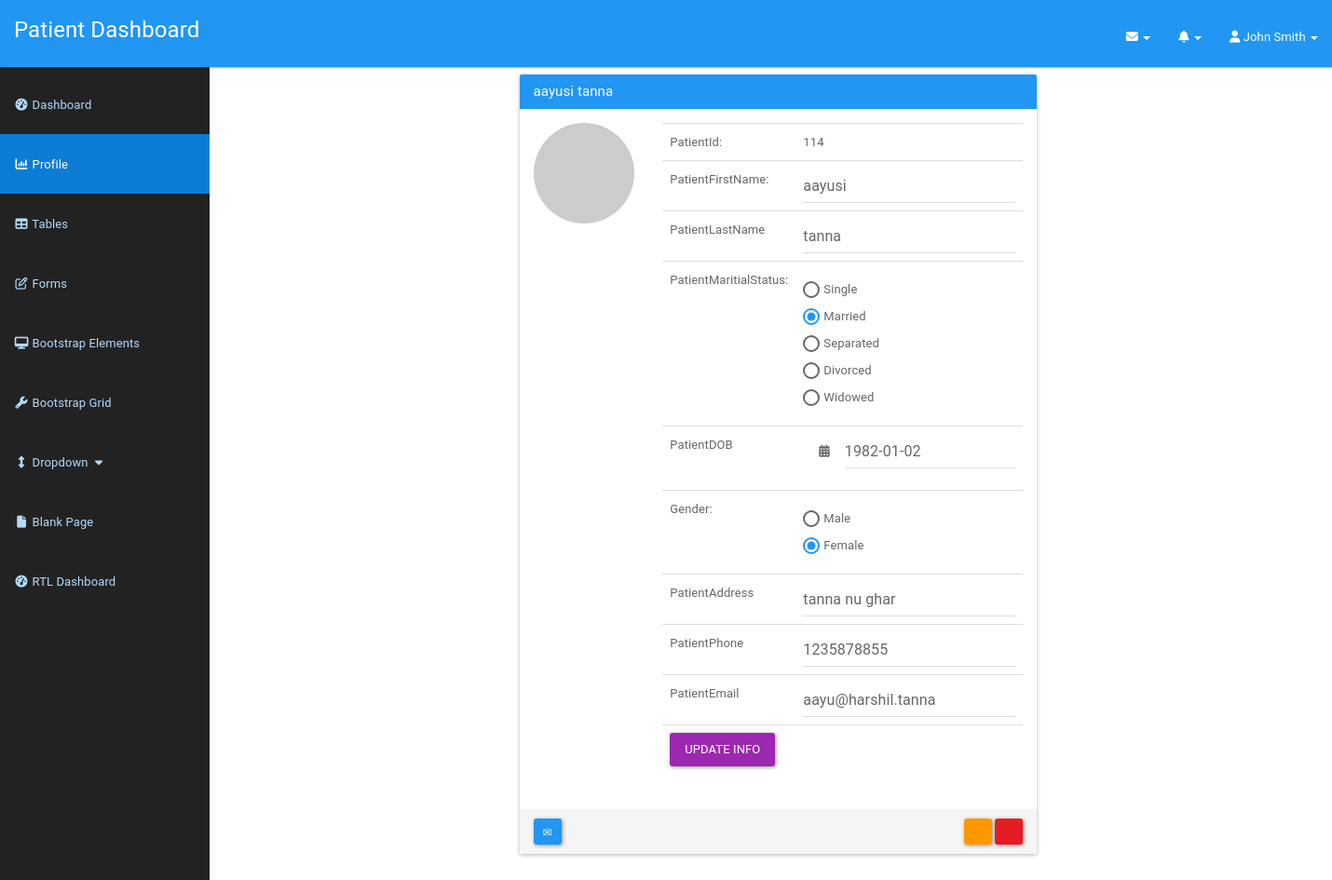
The app's page /patient/patientupdateprofile.php (signed in) with its own data.
### tables this page shows
CREATE TABLE `patient` (
  `icPatient` bigint(12) NOT NULL,
  `password` varchar(20) NOT NULL,
  `patientFirstName` varchar(20) NOT NULL,
  `patientLastName` varchar(20) NOT NULL,
  `patientMaritialStatus` varchar(10) NOT NULL,
  `patientDOB` date NOT NULL,
  `patientGender` varchar(10) NOT NULL,
  `patientAddress` varchar(100) NOT NULL,
  `patientPhone` varchar(15) NOT NULL,
  `patientEmail` varchar(100) NOT NULL
);

### patient/patientupdateprofile.php (the view, shortened to what this page needs)
<?php
include_once '../assets/conn/dbconnect.php';
$res=mysqli_query($con,"SELECT * FROM patient WHERE icPatient=".$_SESSION['patientSession']);
$userRow=mysqli_fetch_array($res,MYSQLI_ASSOC);
?>
<?php
$male="";
$female="";
if ($userRow['patientGender']=='male') {
$male = "checked";
}elseif ($userRow['patientGender']=='female') {
$female = "checked";
}
$single="";
$married="";
$separated="";
$divorced="";
$widowed="";
if ($userRow['patientMaritialStatus']=='single') {
$single = "checked";
}elseif ($userRow['patientMaritialStatus']=='married') {
$married = "checked";
}elseif ($userRow['patientMaritialStatus']=='separated') {
$separated = "checked";
}elseif ($userRow['patientMaritialStatus']=='divorced') {
$divorced = "checked";
}elseif ($userRow['patientMaritialStatus']=='widowed') {
$widowed = "checked";
}
?>
<!DOCTYPE html>
<html lang="en">
    <head>
        <link href="assets/css/style.css" rel="stylesheet">
        <link href="assets/css/material.css" rel="stylesheet">
        <link href="assets/css/sb-admin.css" rel="stylesheet">
        <link href="assets/css/date/bootstrap-datepicker.css" rel="stylesheet">
        <link href="assets/css/date/bootstrap-datepicker3.css" rel="stylesheet">
        <link href="assets/font-awesome/css/font-awesome.min.css" rel="stylesheet" type="text/css">
    </head>
    <body>
        <div id="wrapper">
            <nav class="navbar navbar-inverse navbar-fixed-top" role="navigation">
                <div class="navbar-header">
                    <a class="navbar-brand" href="patientdashboard.html">Patient Dashboard</a>
                </div>
                <ul class="nav navbar-right top-nav">
                    <li class="dropdown">
                        <a href="#" class="dropdown-toggle" data-toggle="dropdown"><i class="fa fa-envelope"></i> <b class="caret"></b></a>
                    </li>
                    <li class="dropdown">
                        <a href="#" class="dropdown-toggle" data-toggle="dropdown"><i class="fa fa-bell"></i> <b class="caret"></b></a>
                    </li>
                    <li class="dropdown">
                        <a href="#" class="dropdown-toggle" data-toggle="dropdown"><i class="fa fa-user"></i> John Smith <b class="caret"></b></a>
                    </li>
                </ul>
                <div class="collapse navbar-collapse navbar-ex1-collapse">
                    <ul class="nav navbar-nav side-nav">
                        <li>
                            <a href="patientdashboard.php"><i class="fa fa-fw fa-dashboard"></i> Dashboard</a>
                        </li>
                        <li class="active">
                            <a href="patientprofile.php"><i class="fa fa-fw fa-bar-chart-o"></i> Profile</a>
                        </li>
                        <li>
                            <a href="tables.html"><i class="fa fa-fw fa-table"></i> Tables</a>
                        </li>
                        <li>
                            <a href="forms.html"><i class="fa fa-fw fa-edit"></i> Forms</a>
                        </li>
                        <li>
                            <a href="bootstrap-elements.html"><i class="fa fa-fw fa-desktop"></i> Bootstrap Elements</a>
                        </li>
                        <li>
                            <a href="bootstrap-grid.html"><i class="fa fa-fw fa-wrench"></i> Bootstrap Grid</a>
                        </li>
                        <li>
                            <a href="javascript:;" data-toggle="collapse" data-target="#demo"><i class="fa fa-fw fa-arrows-v"></i> Dropdown <i class="fa fa-fw fa-caret-down"></i></a>
                        </li>
                        <li>
                            <a href="blank-page.html"><i class="fa fa-fw fa-file"></i> Blank Page</a>
                        </li>
                        <li>
                            <a href="patientdashboard-rtl.html"><i class="fa fa-fw fa-dashboard"></i> RTL Dashboard</a>
                        </li>
                    </ul>
                </div>
            </nav>
            <div id="page-wrapper">
                <div class="container-fluid">
                    <div class="container">
                        <div class="row">
                            <div class="col-xs-12 col-sm-12 col-md-6 col-lg-6 col-xs-offset-0 col-sm-offset-0 col-md-offset-3 col-lg-offset-3 toppad" >
                                <div class="panel panel-info">
                                    <div class="panel-heading">
                                        <h2 class="panel-title"><?php echo $userRow['patientFirstName']; ?> <?php echo $userRow['patientLastName']; ?></h2>
                                    </div>
                                    <div class="panel-body">
                                        <div class="row">
                                            <div class="col-md-3 col-lg-3 " align="center"> <img alt="User Pic" src="http://placehold.it/250x250" class="img-circle img-responsive"> </div>
                                            <div class=" col-md-9 col-lg-9 ">
                                                <form action="<?php $_PHP_SELF ?>" method="post" name="form1" id="form1">
                                                    <table class="table table-user-information">
                                                        <tbody>
                                                            <tr>
                                                                <td>PatientId:</td>
                                                                <td><?php echo $userRow['icPatient']; ?></td>
                                                            </tr>
                                                            <tr>
                                                                <td>PatientFirstName:</td>
                                                                <td><input type="text" class="form-control" name="patientFirstName" value="<?php echo $userRow['patientFirstName']; ?>"  /></td>
                                                            </tr>
                                                            <tr>
                                                                <td>PatientLastName</td>
                                                                <td><input type="text" class="form-control" name="patientLastName" value="<?php echo $userRow['patientLastName']; ?>"  /></td>
                                                            </tr>
                                                            <tr>
                                                                <td>PatientMaritialStatus:</td>
                                                                <td>
                                                                    <div class="radio">
                                                                        <label><input type="radio" name="patientMaritialStatus" value="single" <?php echo $single; ?>>Single</label>
                                                                    </div>
                                                                    <div class="radio">
                                                                        <label><input type="radio" name="patientMaritialStatus" value="married" <?php echo $married; ?>>Married</label>
                                                                    </div>
                                                                    <div class="radio">
                                                                        <label><input type="radio" name="patientMaritialStatus" value="separated" <?php echo $separated; ?>>Separated</label>
                                                                    </div>
                                                                    <div class="radio">
                                                                        <label><input type="radio" name="patientMaritialStatus" value="divorced" <?php echo $divorced; ?>>Divorced</label>
                                                                    </div>
                                                                    <div class="radio">
                                                                        <label><input type="radio" name="patientMaritialStatus" value="widowed" <?php echo $widowed; ?>>Widowed</label>
                                                                    </div>
                                                                </td>
                                                            </tr>
                                                            <tr>
                                                                <td>PatientDOB</td>
                                                                <td>
                                                                    <div class="form-group ">
                                                                        <div class="input-group">
                                                                            <div class="input-group-addon">
                                                                                <i class="fa fa-calendar">
                                                                                </i>
                                                                            </div>
                                                                            <input class="form-control" id="patientDOB" name="patientDOB" placeholder="MM/DD/YYYY" type="text" value="<?php echo $userRow['patientDOB']; ?>"/>
                                                                        </div>
                                                                    </div>
                                                                </td>
                                                            </tr>
                                                            <tr>
                                                                <td>Gender:</td>
                                                                <td>
                                                                    <div class="radio">
                                                                        <label><input type="radio" name="patientGender" value="male" <?php echo $male; ?>>Male</label>
                                                                    </div>
                                                                    <div class="radio">
                                                                        <label><input type="radio" name="patientGender" value="female" <?php echo $female; ?>>Female</label>
                                                                    </div>
                                                                </td>
                                                            </tr>
                                                            <tr>
                                                                <td>PatientAddress</td>
                                                                <td><input type="text" class="form-control" name="patientAddress" value="<?php echo $userRow['patientAddress']; ?>"  /></td>
                                                            </tr>
                                                            <tr>
                                                                <td>PatientPhone</td>
                                                                <td><input type="text" class="form-control" name="patientPhone" value="<?php echo $userRow['patientPhone']; ?>"  /></td>
                                                            </tr>
                                                            <tr>
                                                                <td>PatientEmail</td>
                                                                <td><input type="text" class="form-control" name="patientEmail" value="<?php echo $userRow['patientEmail']; ?>"  /></td>
                                                            </tr>
                                                            <tr>
                                                                <td>
                                                                    <input type="submit" name="submit" class="btn btn-info" value="Update Info"></td>
                                                                </tr>
                                                            </tbody>
                                                        </table>
                                                    </form>
                                                </div>
                                            </div>
                                        </div>
                                        <div class="panel-footer">
                                            <a data-original-title="Broadcast Message" data-toggle="tooltip" type="button" class="btn btn-sm btn-primary"><i class="glyphicon glyphicon-envelope"></i></a>
                                            <span class="pull-right">
                                                <a href="edit.html" data-original-title="Edit this user" data-toggle="tooltip" type="button" class="btn btn-sm btn-warning"><i class="glyphicon glyphicon-edit"></i></a>
                                                <a data-original-title="Remove this user" data-toggle="tooltip" type="button" class="btn btn-sm btn-danger"><i class="glyphicon glyphicon-remove"></i></a>
                                            </span>
                                        </div>
                                    </div>
                                </div>
                            </div>
                        </div>
                    </div>
                </div>
            </div>
            <link rel="stylesheet" href="https://cdnjs.cloudflare.com/ajax/libs/bootstrap-datepicker/1.4.1/css/bootstrap-datepicker3.css"/>
        </body>
    </html>

### patient/assets/css/style.css (style rules this page uses)
.table-user-information > tbody > tr { border-top: 1px solid rgb(221, 221, 221); }
.table-user-information > tbody > tr:first-child { border-top: 0; }
.table-user-information > tbody > tr > td { border-top: 0; }
.toppad { margin-top: 20px; }
.col-lg-3 { padding-left: 20px; }
.panel-info > .panel-heading { background-color: #2196F3 !important; }

### patient/assets/css/sb-admin.css (style rules this page uses)
body { margin-top: 100px; background-color: #222; }
@media (min-width:768px) { body { margin-top: 50px; } }
#wrapper { padding-left: 0; }
#page-wrapper { min-height: 900px !important; width: 100%; padding: 0; background-color: #fff; }
@media (min-width:768px) { #wrapper { padding-left: 225px; } }
@media (min-width:768px) { #page-wrapper { padding: 10px; } }
.top-nav { padding: 0 15px; }
.top-nav>li { display: inline-block; float: left; }
.top-nav>li>a { padding-top: 17px; padding-bottom: 10px; line-height: 45px; color: white; }
@media (min-width:768px) { .side-nav { position: fixed; top: 80px; left: 225px; width: 225px; margin-left: -225px; border: none; border-radius: 0; overflow-y: auto; background-color: #222; bottom: 0; overflow-x: hidden; padding-bottom: 40px; } }
@media (min-width:768px) { .side-nav>li>a { width: 225px; } }

### records on screen
patient: patientFirstName "aayusi", patientLastName "tanna", icPatient "114", patientDOB "1982-01-02", patientAddress "tanna nu ghar", patientPhone "1235878855", patientEmail "aayu@harshil.tanna"
